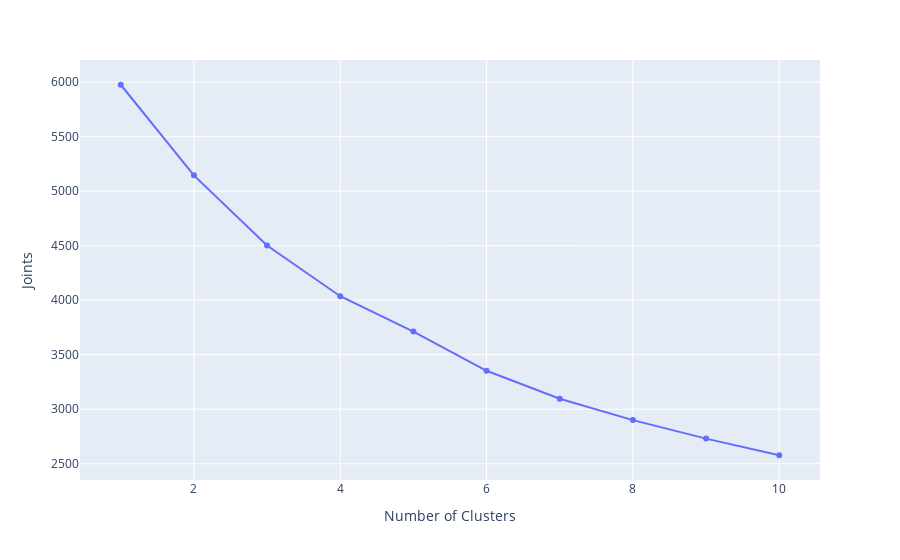

The notebook cell this image was saved under:
### Code cell
plot_elbow(x_s)

### Figure 1 — Plotly figure (JSON) as saved in the notebook; plotly's stock layout.template omitted (floating-point values rounded to 4 significant figures)
{"data": [{"hovertemplate": "Number of Clusters=%{x}<br>Joints=%{y}<extra></extra>", "legendgroup": "", "line": {"color": "#636efa", "dash": "solid"}, "marker": {"symbol": "circle"}, "mode": "lines+markers", "name": "", "orientation": "v", "showlegend": false, "type": "scatter", "x": [1, 2, 3, 4, 5, 6, 7, 8, 9, 10], "xaxis": "x", "y": [5976, 5145.0, 4502.0, 4037.0, 3713.0, 3353.0, 3096.0, 2900.0, 2730.0, 2578.0], "yaxis": "y"}], "layout": {"legend": {"tracegroupgap": 0}, "margin": {"t": 60}, "xaxis": {"anchor": "y", "domain": [0, 1], "title": {"text": "Number of Clusters"}}, "yaxis": {"anchor": "x", "domain": [0, 1], "title": {"text": "Joints"}}}}
